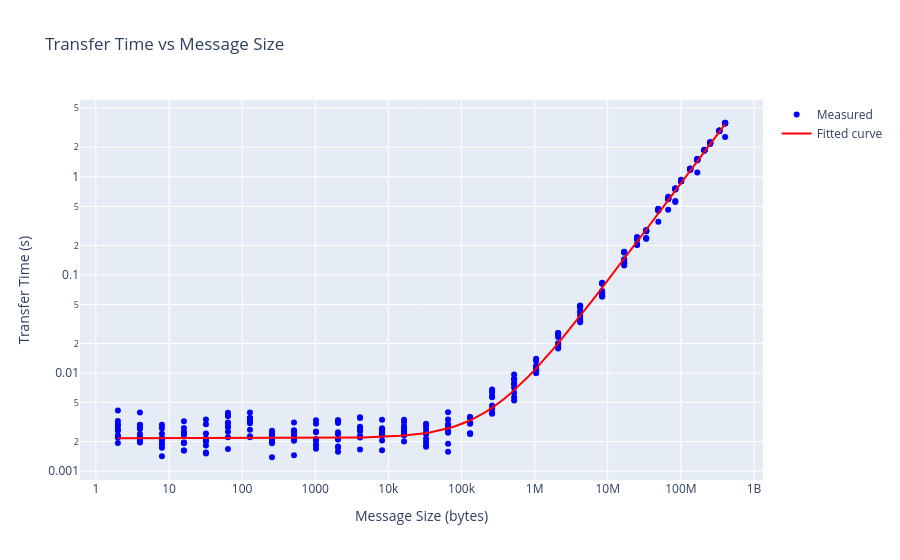
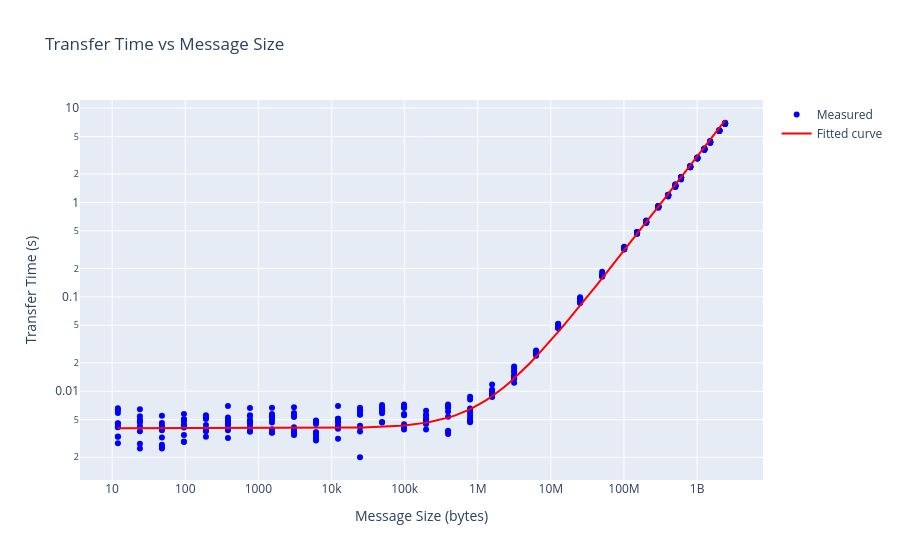

Here is the notebook cell these charts were saved with, in order:
### Code cell
def weighted_linear_model(df):
    x = df["size_bytes"].to_numpy(dtype=float)
    y = df["time_s"].to_numpy(dtype=float)

    # Latency + size/bandwidth
    def model(size, alpha, beta):
        return alpha + beta * size

    # --- Weighted least squares: equalize proportional errors ---
    # This makes a 1→2s miss cost the same as 100→200s.
    eps = 1e-12
    sigma = np.maximum(np.abs(y), eps)  # weight ~ 1/sigma^2 -> residuals become (yhat - y)/y

    params, cov = curve_fit(
        model, x, y,
        sigma=sigma,
        absolute_sigma=True,   # so cov is on an absolute scale
        maxfev=20000
    )

    alpha, beta = params
    print(f"Latency (alpha): {alpha:.6f} s")
    print(f"Effective 1/bandwidth (beta): {beta:.2e} s/byte")
    print(f"Bandwidth ~ {bytes_to_size(1.0 / beta)}/s")

    return model, params

(model, params) = weighted_linear_model(df=df_jetson_2)
plot_transfer_time_vs_size(df=df_jetson_2, model=model, params=params)

(model, params) = weighted_linear_model(df=df_jetson_4)
plot_transfer_time_vs_size(df=df_jetson_4, model=model, params=params)
